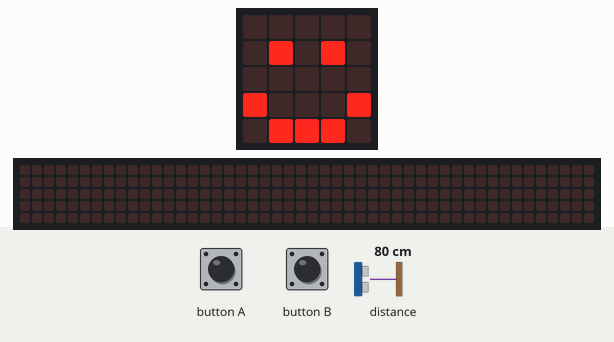
A program run on a simulated BBC micro:bit running MicroPython. On the bench: the board's 5×5 LED display, a strip that is not on the board, showing the scrolling text unrolled. Inputs (shaded band) come from the test bench; at power-on: distance to the obstacle 80 cm. The echo pulse lasts 58.3 µs per cm; the 48×5 strip is a reading aid, not a part: it shows the text the display is scrolling, unrolled, one strip-width of it at a time.

Above: at 1.2 s.
1.3 s: button A pressed for 0.15 s
At 1.38 s:
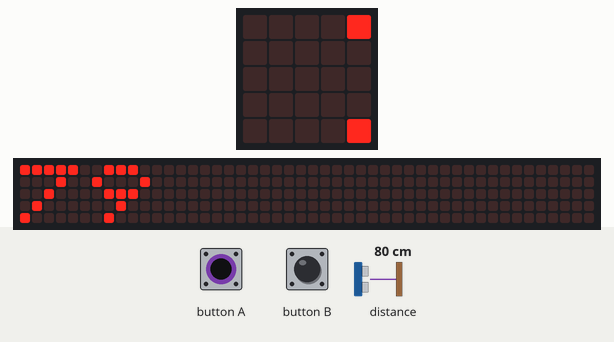
2.0 s: button A pressed for 1 s
3.6 s: distance to the obstacle set to 2 cm
At 3.78 s:
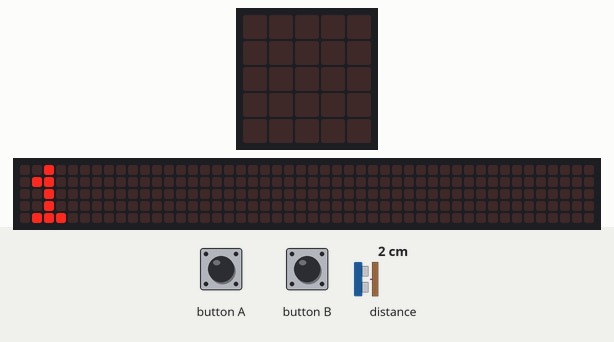
Timing chart, 0 to 6.6 s (numbered marks = the images above; inputs shaded):
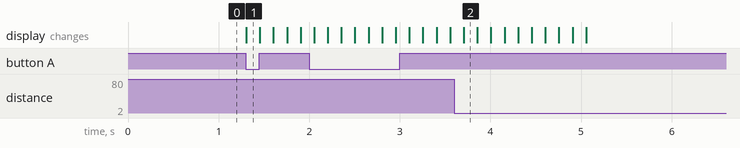

The program:

main.py
```python
"""
Created by: Ihor Chernyshev
Created on: Oct 2023
This program finds the distance using a sonar
"""

# setup
from microbit import *
from machine import time_pulse_us

display.clear()
display.show(Image.HAPPY)

tring = pin1
echo = pin2

tring.write_digital(1)
echo.read_digital()

# finding the distance
while True:
    if button_a.was_pressed():
        tring.write_digital(1)
        tring.write_digital(0)
        micros = time_pulse_us(echo, 2)
        t_echo = micros / 1000000
        dist_cm = (t_echo / 2) * 34300
        display.scroll(str(int(dist_cm)))
        display.show(Image.HAPPY)
```

Measured:
- after the input at 1.3 s, the display: changes at once (image 1)
